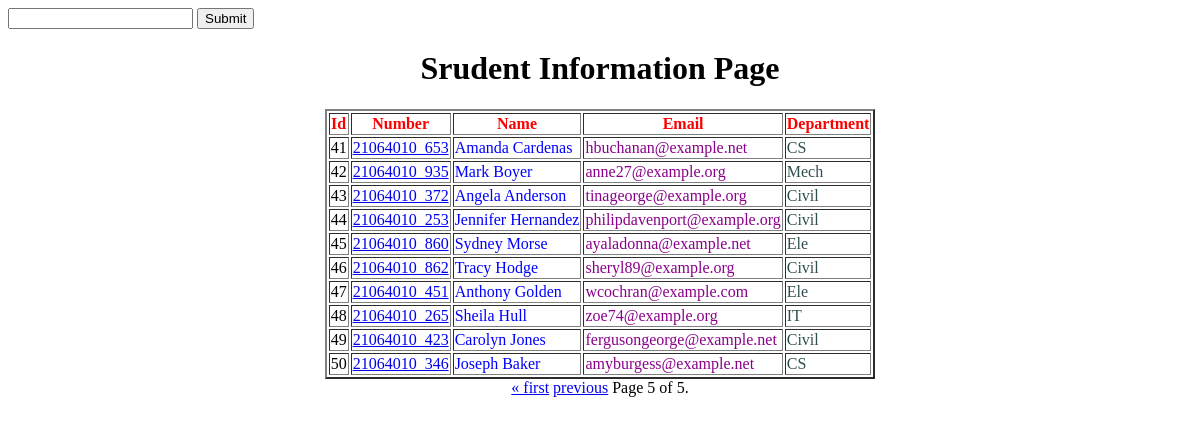
The app's page /?page=5 with its own data.
### app_marksheet/models.py (models this page shows, shortened)
class Student (models.Model):
    department = models.ForeignKey(Department, on_delete=models.CASCADE)
    student_id = models.OneToOneField(StudentId, on_delete=models.CASCADE)
    name = models.CharField(max_length=100)
    email = models.CharField(max_length=100)

class StudentId (models.Model):
    student_id = models.CharField(max_length=100)
    def __str__(self):
        return self.student_id

class Department(models.Model):
    dept_name = models.CharField(max_length=100)
    def __str__(self):
        return self.dept_name

### app_marksheet/views.py (the view)
# urls.py: path("",views.index, name="index"),
def index (request):
    queryset = Student.objects.all()
    if request.GET.get("search"):
        search_data = request.GET.get("search")
        queryset = Student.objects.filter(name__icontains=search_data)
    paginator = Paginator(queryset, 10)  # Show 25 contacts per page.
    page_number = request.GET.get("page", 1)
    page_obj = paginator.get_page(page_number)
    return render (request, "index.html", {"qryset":page_obj})

### templates/index.html (shortened to what this page needs)
<!DOCTYPE html>
<html lang="en">
<head>
</head>
<body>
  <form>
    <input type="text" name="search" />
    <input type="submit" />
  </form>
    <h1 align="center">Srudent Information Page</h1>
    <table border="2" align="center">
        <tr>
            <th>Id</th>
            <th>Number</th>
            <th>Name</th>
            <th>Email</th>
            <th>Department</th>
        </tr>
        {%for std in qryset%}
        <tr>
            <td id="t1">{{std.id}}</td>
            <td id="t2"><a href="marks/{{std.student_id}}">{{std.student_id}}</a></td>
            <td id="t3">{{std.name}}</td>
            <td id="t4">{{std.email}}</td>
            <td id="t5">{{std.department}}</td>
        </tr>
        {% endfor %}
    </table>
    <div class="pagination" align="center">
        <span class="step-links">
            {% if qryset.has_previous %}
                <a href="?page=1">&laquo; first</a>
                <a href="?page={{ qryset.previous_page_number }}">previous</a>
            {% endif %}
            <span class="current">
                Page {{ qryset.number }} of {{ qryset.paginator.num_pages }}.
            </span>
        </span>
    </div>
</body>
</html>

### templates/index.html (style rules this page uses)
th { color: red; }
body { font-family: cursive; }
#t1 { color: black; }
#t2 { color: green; }
#t3 { color: blue; }
#t4 { color: darkmagenta; }
#t5 { color: darkslategrey; }

### records on screen
Student: id "41", student_id "21064010_653", name "Amanda Cardenas", email "hbuchanan@example.net", department "CS"
Student: id "42", student_id "21064010_935", name "Mark Boyer", email "anne27@example.org", department "Mech"
Student: id "43", student_id "21064010_372", name "Angela Anderson", email "tinageorge@example.org", department "Civil"
Student: id "44", student_id "21064010_253", name "Jennifer Hernandez", email "philipdavenport@example.org", department "Civil"
Student: id "45", student_id "21064010_860", name "Sydney Morse", email "ayaladonna@example.net", department "Ele"
Student: id "46", student_id "21064010_862", name "Tracy Hodge", email "sheryl89@example.org", department "Civil"
Student: id "47", student_id "21064010_451", name "Anthony Golden", email "wcochran@example.com", department "Ele"
Student: id "48", student_id "21064010_265", name "Sheila Hull", email "zoe74@example.org", department "IT"
Student: id "49", student_id "21064010_423", name "Carolyn Jones", email "fergusongeorge@example.net", department "Civil"
Student: id "50", student_id "21064010_346", name "Joseph Baker", email "amyburgess@example.net", department "CS"

### other values on screen
{{ qryset.number }} "5"
{{ qryset.paginator.num_pages }} "5"
